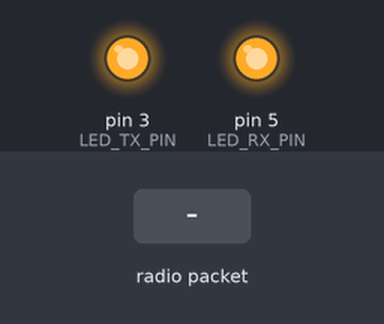
Simulated run of this sketch. Board: Arduino Uno, built with avr-gcc and run on an emulated ATmega328P. On the bench: output pins drawn as LEDs (lit = HIGH). Inputs (shaded band) come from the test bench. No radio packets arrive unless stated.

Above: at 1.1 s.
At 7.2 s:
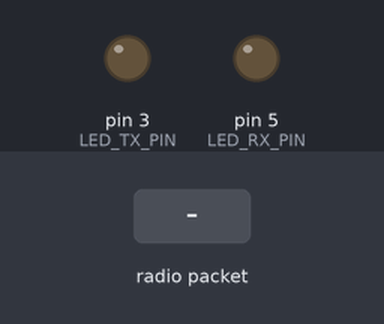
7.3 s: radio packet "1" arrives
At 7.7 s:
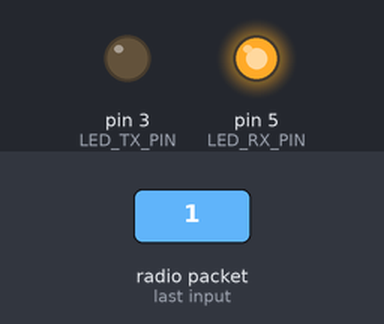
Timing chart, 0 to 10.3 s (numbered marks = the images above; inputs shaded):
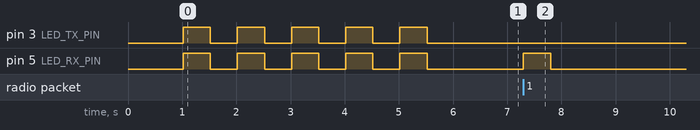

The sketch:

range.ino
```cpp
#include <SPI.h>
#include <LoRa.h>

// DEFINE
// #define DEBUG_SERIAL
#define SPI_LORA_MODULE

#define LED_TX_PIN   3
#define LED_RX_PIN   5
#define LED_TX      true
#define LED_RX      true

#define FREQUENCY   433.5E6
//#define SF          12
// #define SF          7
 #define SF          8
#define BW          125E3
//#define CR          8
// #define CR          5
 #define CR          6
#define PL          8   // Preample Length
#define SYNCWORD    0x34

#define PACKET_CONTROL  1
#define PACKET_ACK      2

uint8_t CONTROL_PAYLOAD[5] = {0x01, 0x02, 0x03, 0x04, 0x05};
uint8_t ACK_PAYLOAD[5] = {0x11, 0x22, 0x33, 0x44, 0x55};

//SETUP
void setup() {
    #ifdef DEBUG_SERIAL
    Serial.begin(9600);
    while(!Serial);
    Serial.println("Setup Serial Success!");
    #endif

    ledConfig();

    #ifdef SPI_LORA_MODULE
    SPILoRaConfig();
    #else  // UART_LORA_MODULE
    UARTLoRaConfig();
    #endif // SPI & UART_LORA_MODULE

    delay(1000);
    ledToggle(5, LED_TX, LED_RX, 500);
}

void loop() {
    #ifdef DEBUG_SERIAL
    Serial.println("Waiting for controlled packets from gateway...");
    #endif // DEBUG_SERIAL

    // SPI LORA
    do {
        SPILoRaListen();
        ledToggle(1, false, LED_RX, 500);
    } while( !SPILoRaCheckPacket(PACKET_CONTROL) );

    uint8_t pack_test[50] = {0x01, 0x02, 0x03, 0x04, 0x05, 0x06, 0x07, 0x08, 0x09, 0x10, 0x11, 0x12, 0x13, 0x14, 0x15, 0x16, 0x17, 0x18, 0x19, 0x20,
                            0x21, 0x22, 0x23, 0x24, 0x25, 0x26, 0x27, 0x28, 0x29, 0x30, 0x31, 0x32, 0x33, 0x34, 0x35, 0x36, 0x37, 0x38, 0x39, 0x40,
                            0x41, 0x42, 0x43, 0x44, 0x45, 0x46, 0x47, 0x48, 0x49, 0x50};
    SPILoRaSendPackets(30, pack_test, sizeof(pack_test));
    SPILoRaSendPackets(30, ACK_PAYLOAD, sizeof(ACK_PAYLOAD));
    do {
        SPILoRaListen();
    } while( !SPILoRaCheckPacket(PACKET_ACK) );
}

void ledConfig() {
    pinMode(LED_TX_PIN, OUTPUT);
    pinMode(LED_RX_PIN, OUTPUT);
}

void ledToggle(uint8_t count, bool ledTx, bool ledRx, int delayms) {
    for(int i=0; i<count; i++){
        if (ledTx) digitalWrite(LED_TX_PIN, HIGH);
        if (ledRx) digitalWrite(LED_RX_PIN, HIGH);
        delay(delayms);
        if (ledTx) digitalWrite(LED_TX_PIN, LOW);
        if (ledRx) digitalWrite(LED_RX_PIN, LOW);
        delay(delayms);
    }
}

void SPILoRaConfig() {
    if (!LoRa.begin(FREQUENCY)) {   // failed to start LoRa
        #ifdef DEBUG_SERIAL
        Serial.println("Starting LoRa failed!");
        #endif // DEBUG_SERIAL
        while(1);
    }
    LoRa.setSpreadingFactor(SF);
    LoRa.setSignalBandwidth(BW);
    LoRa.setCodingRate4(CR);
    LoRa.setPreambleLength(PL);
    LoRa.setSyncWord(SYNCWORD);
    LoRa.enableCrc();

    #ifdef DEBUG_SERIAL
    Serial.println("Setting done!!");
    #endif // DEBUG_SERIAL
}

void UARTLoRaConfig() {
    // TODO
}

bool UARTLoRaListen() {
    // TODO
}

bool UARTLoRaCheckPacket() {
    // TODO
}

void UARTLoRaSendPacket() {
    // TODO
}

bool SPILoRaListen() {
    int packetSize = 0;
    while(packetSize == 0) {
        packetSize = LoRa.parsePacket();
    }
    #ifdef DEBUG_SERIAL
    Serial.println("Received packet!");
    #endif // DEBUG_SERIAL
    return true;
}

bool SPILoRaCheckPacket(int pktType) {
    // PACKET_CONTROL: {0x00, 0x01}
    // PACKET_ACK: {0x01, 0x02}
    int i = 0;
    while ( LoRa.available() ) {
        if (pktType == PACKET_CONTROL) {
            #ifdef  DEBUG_SERIAL
            Serial.print("Received Packets...... ");
            #endif
            if ( LoRa.read() != CONTROL_PAYLOAD[i] ) return false;
        }
        else if (pktType == PACKET_ACK) {
            if (LoRa.read() != ACK_PAYLOAD[i] ) return false;
        }
        else return false;
        i++;
    }
    ledToggle(3, LED_TX, LED_RX, 500);
    return true;
}

void SPILoRaSendPackets(int n, uint8_t *payload, uint8_t nb_byte) {
    #ifdef  DEBUG_SERIAL
    Serial.print("Sending packet...... ");
    #endif

    while (n != 0) {
        n--;
        LoRa.beginPacket();
        LoRa.write(payload, nb_byte);
        LoRa.endPacket();
    }
    #ifdef  DEBUG_SERIAL
    Serial.println("Done!");
    #endif
}
```

Measured:
- after the input at 7.3 s, pin 5 (LED_RX_PIN): LOW → HIGH at once, → LOW 0.50 s later
